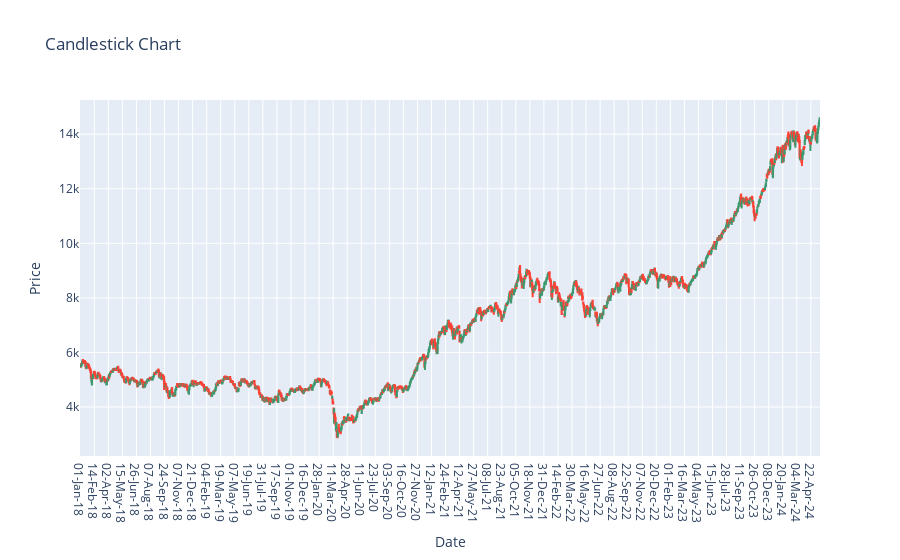

This figure's notebook cell:
### Code cell
# Create the candlestick chart
fig = go.Figure(data=[go.Candlestick(
    x=df['Date'],
    open=df['Open'],
    high=df['High'],
    low=df['Low'],
    close=df['Close']
)])

# Update layout for better visualization
fig.update_layout(
    title='Candlestick Chart',
    xaxis_title='Date',
    yaxis_title='Price',
    xaxis_rangeslider_visible=False
)

# Show the figure
fig.show()

### Figure 1 — Plotly figure (JSON) as saved in the notebook; plotly's stock layout.template omitted (floating-point values rounded to 4 significant figures; data arrays with more than 128 entries replaced by an {"elided": "..."} marker saying what was removed)
{"data": [{"close": {"elided": "1580 float values"}, "high": {"elided": "1580 float values"}, "low": {"elided": "1580 float values"}, "open": {"elided": "1580 float values"}, "type": "candlestick", "x": {"elided": "1580 str values"}}], "layout": {"title": {"text": "Candlestick Chart"}, "xaxis": {"rangeslider": {"visible": false}, "title": {"text": "Date"}}, "yaxis": {"title": {"text": "Price"}}}}
